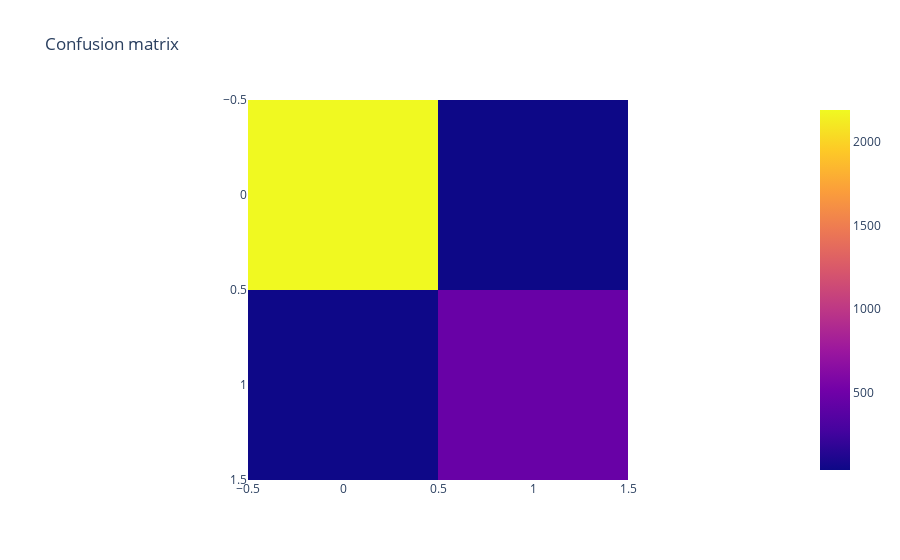

Notebook cell for this chart:
### Code cell
# For the XGBClassifier interface in sklearn
# 1. Perform the same analysis
# 2. Plot the relative importance of fields through plot_importance, using importance_type ‘cover’, ‘gain’, ‘weight’
# 3. Show the classifier visually


clf = DecisionTreeClassifier()
clf.fit(X_train, Y_train)
Y_pred = clf.predict(X_test)
Y_pred_proba = clf.predict_proba(X_test)

print('Confusion matrix:', confusion_matrix(Y_test, Y_pred))
print('Precision:', precision_score(Y_test, Y_pred))
print('Recall:', recall_score(Y_test, Y_pred))
print('Accuracy:', accuracy_score(Y_test, Y_pred))
print('Balanced accuracy:', balanced_accuracy_score(Y_test, Y_pred))
print('Matthews Correlation Coefficient:', matthews_corrcoef(Y_test, Y_pred))
print('AUPRC:', average_precision_score(Y_test, Y_pred))

fig = plotly.express.imshow(confusion_matrix(Y_test, Y_pred), title='Confusion matrix')
fig.show()

### Figure 1 — Plotly figure (JSON) as saved in the notebook; plotly's stock layout.template omitted (floating-point values rounded to 4 significant figures)
{"data": [{"coloraxis": "coloraxis", "hovertemplate": "x: %{x}<br>y: %{y}<br>color: %{z}<extra></extra>", "name": "0", "type": "heatmap", "xaxis": "x", "yaxis": "y", "z": [[2190, 37], [43, 461]]}], "layout": {"coloraxis": {"colorscale": [[0, "#0d0887"], [0.1111, "#46039f"], [0.2222, "#7201a8"], [0.3333, "#9c179e"], [0.4444, "#bd3786"], [0.5556, "#d8576b"], [0.6667, "#ed7953"], [0.7778, "#fb9f3a"], [0.8889, "#fdca26"], [1, "#f0f921"]]}, "title": {"text": "Confusion matrix"}, "xaxis": {"anchor": "y", "constrain": "domain", "domain": [0, 1], "scaleanchor": "y"}, "yaxis": {"anchor": "x", "autorange": "reversed", "constrain": "domain", "domain": [0, 1]}}}
